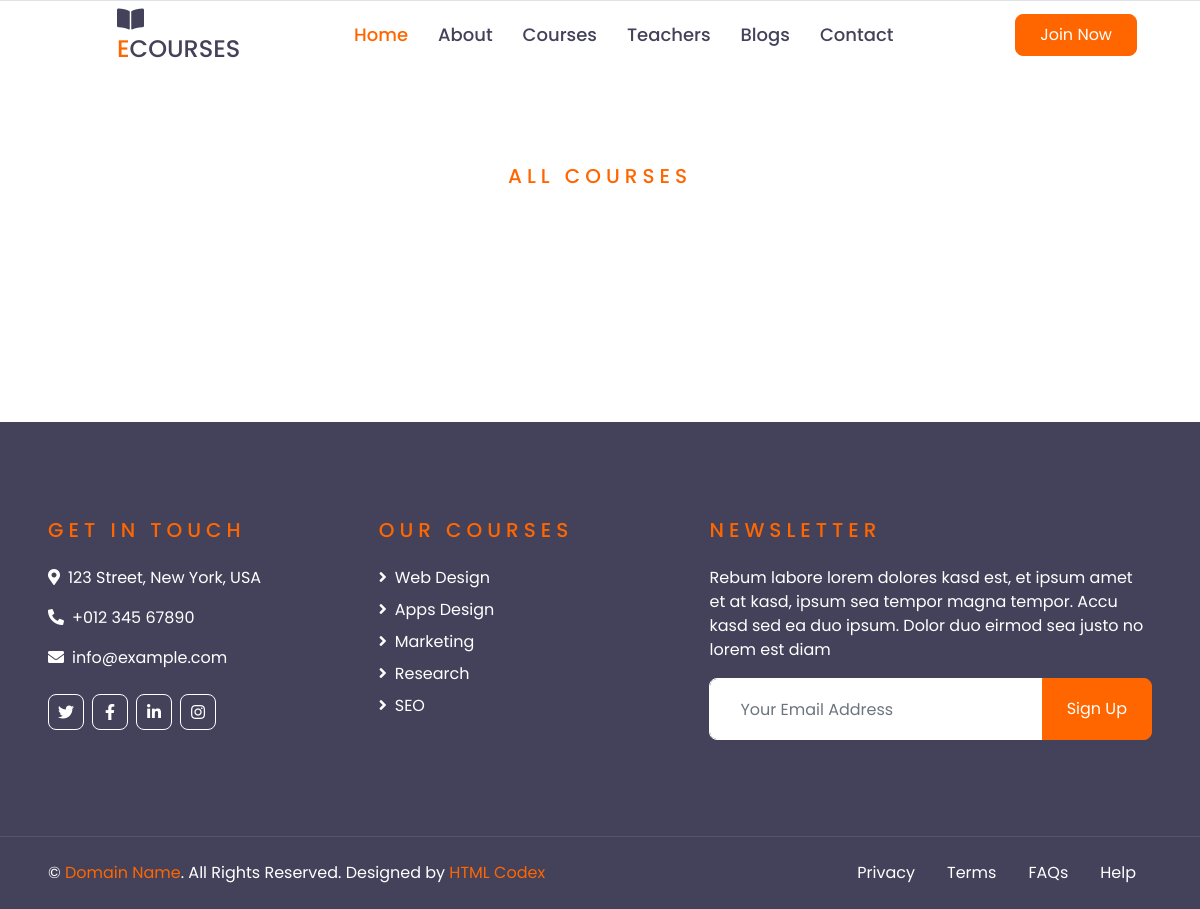
Page /course-by-catagory/3 on the earlier database version.
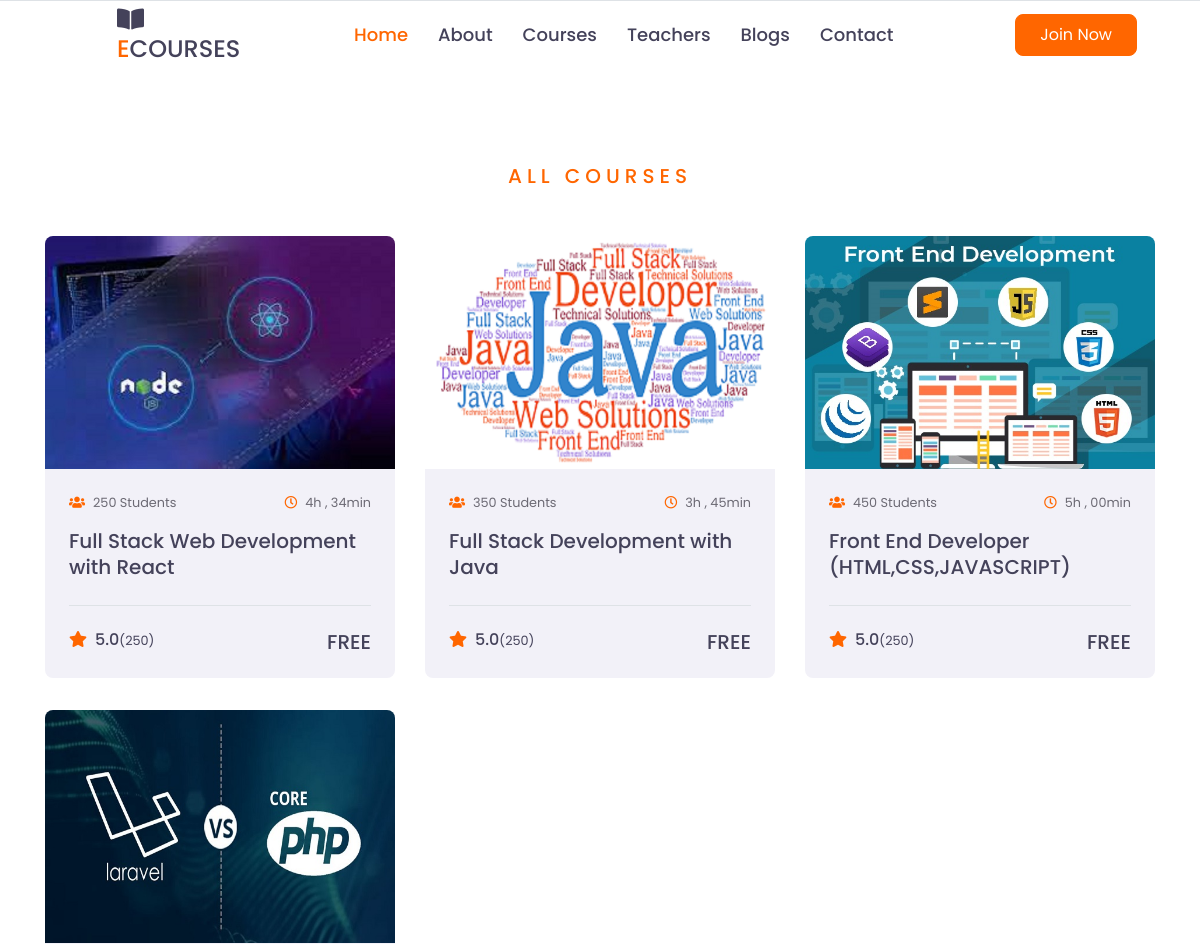
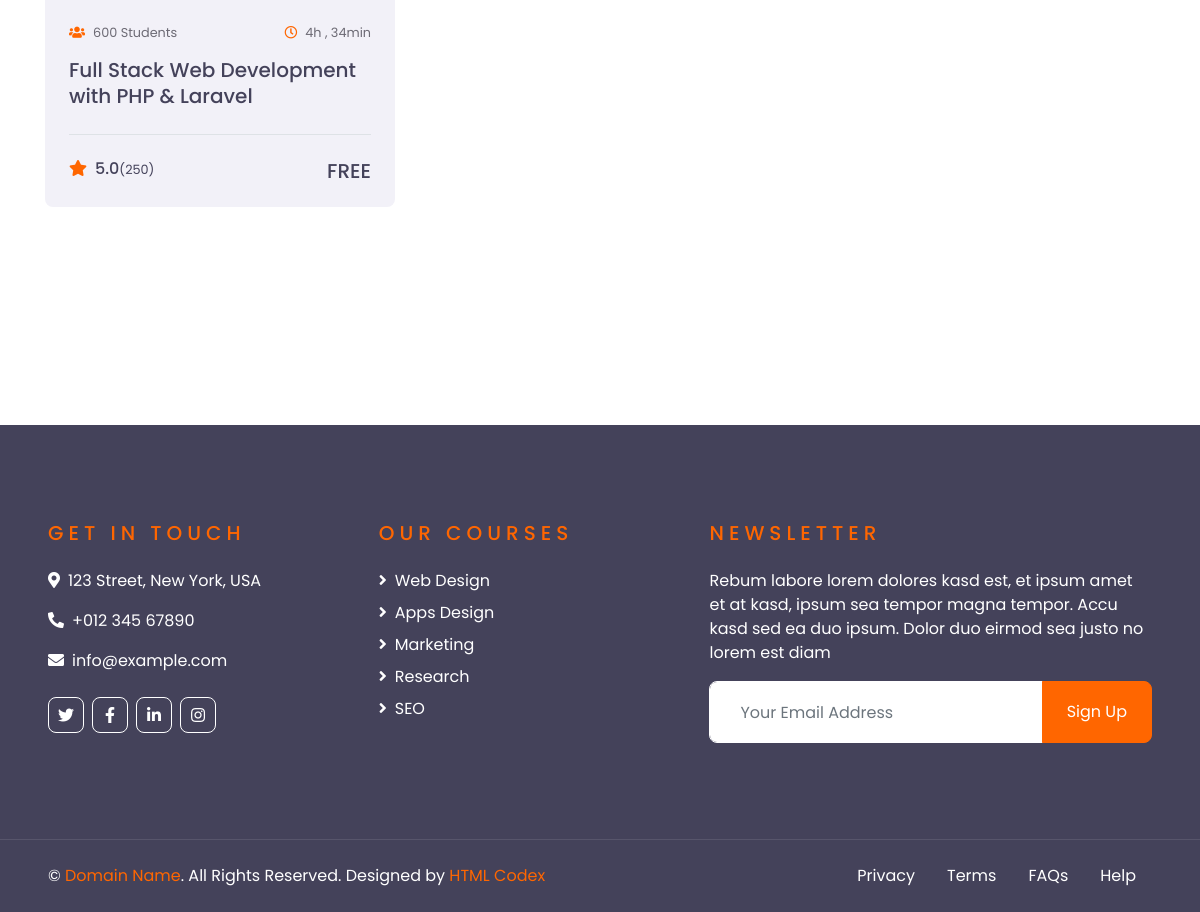
Same page on the later database version (2 pictures, top to bottom).
### courses_card/models.py (models this page shows)
class Courses(models.Model):
    listOFData=[]
    COURSE_LIST= tuple()
    try:
        data = AddCourseCategory.objects.all()
        categeries = [x.course_category for x in data ]
        indexes = [str(x) for x in range(1,len(data)+1) ]
        zipdata=  zip(indexes,categeries)
        COURSE_LIST =  tuple(zipdata)
    except:
        pass
    course_name = models.CharField(max_length=50)
    course_duration = models.CharField(max_length=50)
    course_rating = models.IntegerField()
    course_student = models.IntegerField()
    course_type =models.CharField(choices=COURSE_LIST,max_length=50,default="UnSelected")
    course_img = models.FileField(upload_to="course_img/",max_length=250,default=None,null=True)
    course_url = AutoSlugField(populate_from = 'course_name',unique=True,null=True,default=None)

### ecourse/views.py (the view)
# urls.py: path('course-by-catagory/<id>',views.courses_by_categories),
def courses_by_categories(response,id):
    data = {}
    try:
        if id==1:
            query_data = Courses.objects.filter(course_type="{}".format(id))
        else:
            query_data = Courses.objects.filter(course_type="{}".format(int(id)-1))
        data = {
        "courses" : query_data
                }
    except :
        print("Error Found ===> {}".format(error))
        pass
    return render(response,"course_by_categories.html",data)

### template/course_by_categories.html (shortened to what this page needs)
{% extends 'base.html' %}
{% block content %}
    <div class="container-fluid py-5">
        <div class="container py-5">
            <div class="text-center mb-5">
                <h5 class="text-primary text-uppercase mb-3" style="letter-spacing: 5px;">All  Courses</h5>
            </div>
            <div class="row">
                {% for course in courses %}
                <div class="col-lg-4 col-md-6 mb-4">
                    <div class="rounded overflow-hidden mb-2">
                        <img class="img-fluid" src="/media/{{ course.course_img }}" alt="">
                        <div class="bg-secondary p-4">
                            <div class="d-flex justify-content-between mb-3">
                                <small class="m-0"><i class="fa fa-users text-primary mr-2"></i>{{course.course_student}} Students</small>
                                <small class="m-0"><i class="far fa-clock text-primary mr-2"></i>{{course.course_duration}}</small>
                            </div>
                            <a class="h5" href="course-details/{{course.id}}">{{course.course_name}}</a>
                            <div class="border-top mt-4 pt-4">
                                <div class="d-flex justify-content-between">
                                    <h6 class="m-0"><i class="fa fa-star text-primary mr-2"></i>{{course.course_rating}}.0<small>(250)</small></h6>
                                    <h5 class="m-0">FREE</h5>
                                </div>
                            </div>
                        </div>
                    </div>
                </div>
                {% endfor %}
                </div>
            </div>
        </div>
{% endblock %}

Differences in the rows shown:
added Courses: course_img (picture), course_student "250", course_duration "4h , 34min", course_name "Full Stack Web Development with React", course_rating "5"
added Courses: course_img (picture), course_student "350", course_duration "3h , 45min", course_name "Full Stack Development with Java", course_rating "5"
added Courses: course_img (picture), course_student "450", course_duration "5h , 00min", course_name "Front End Developer (HTML,CSS,JAVASCRIPT)", course_rating "5"
added Courses: course_img (picture), course_student "600", course_duration "4h , 34min", course_name "Full Stack Web Development with PHP & Laravel", course_rating "5"
